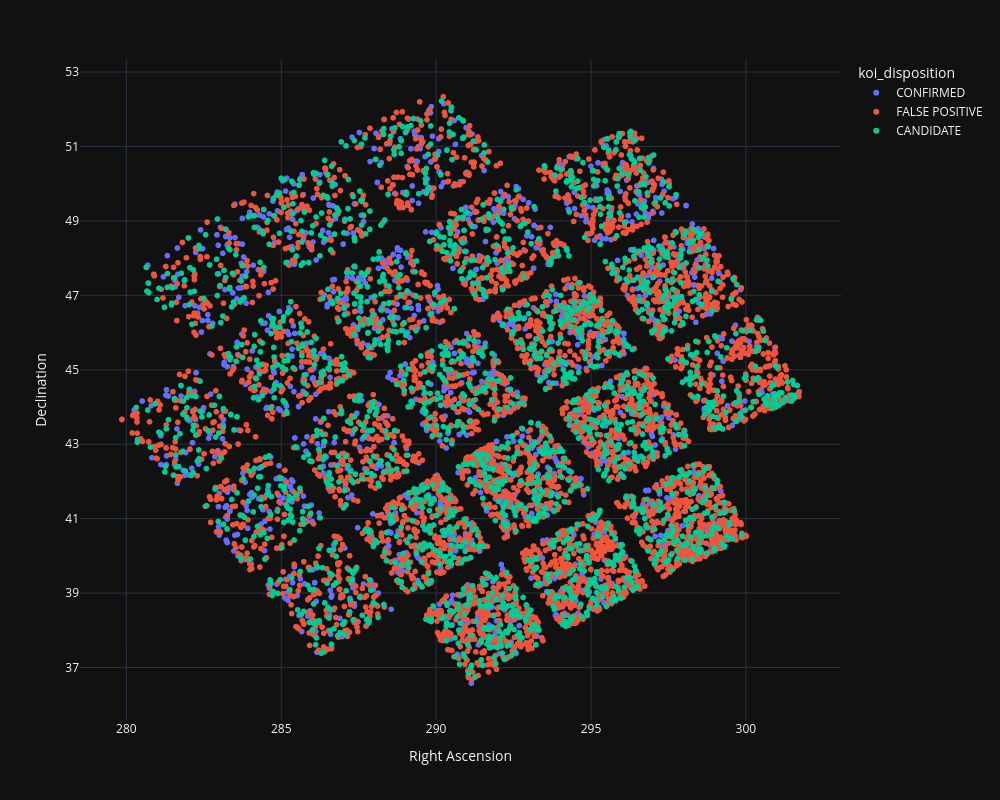

Notebook code cell kept with this figure:
### Code cell
FOV_plot = px.scatter(keplerRAW_df,
                  x="ra", 
                  y="dec", 
                  color = "koi_disposition",
                  labels={
                     "ra": "Right Ascension",
                     "dec": "Declination",
                  },
                  template="plotly_dark",
                  width=1000, height=800
                 )
FOV_plot.update_layout(
    yaxis = dict(
        tickmode = 'linear',
        tick0 = 35,
        dtick = 2
    )
)
#FOV_plot.add_trace(go.Scatter(y=[None], mode='markers',
#                         marker=dict(symbol='circle', color='blue'),

#                         ))
#FOV_plot.add_trace(go.Scatter(y=[None], mode='markers',
#                         marker=dict(symbol='circle', color='green'),

#                         ))

FOV_plot.show()

# ******Gabe suggestion - add density plots? to highlighting why each area may be more dense

### Figure 1 — Plotly figure (JSON) as saved in the notebook; plotly's stock layout.template omitted (floating-point values rounded to 4 significant figures; data arrays with more than 128 entries replaced by an {"elided": "..."} marker saying what was removed)
{"data": [{"hovertemplate": "koi_disposition=CONFIRMED<br>Right Ascension=%{x}<br>Declination=%{y}<extra></extra>", "legendgroup": "CONFIRMED", "marker": {"color": "#636efa", "symbol": "circle"}, "mode": "markers", "name": "CONFIRMED", "showlegend": true, "type": "scattergl", "x": {"elided": "2293 float values"}, "xaxis": "x", "y": {"elided": "2293 float values"}, "yaxis": "y"}, {"hovertemplate": "koi_disposition=FALSE POSITIVE<br>Right Ascension=%{x}<br>Declination=%{y}<extra></extra>", "legendgroup": "FALSE POSITIVE", "marker": {"color": "#EF553B", "symbol": "circle"}, "mode": "markers", "name": "FALSE POSITIVE", "showlegend": true, "type": "scattergl", "x": {"elided": "5023 float values"}, "xaxis": "x", "y": {"elided": "5023 float values"}, "yaxis": "y"}, {"hovertemplate": "koi_disposition=CANDIDATE<br>Right Ascension=%{x}<br>Declination=%{y}<extra></extra>", "legendgroup": "CANDIDATE", "marker": {"color": "#00cc96", "symbol": "circle"}, "mode": "markers", "name": "CANDIDATE", "showlegend": true, "type": "scattergl", "x": {"elided": "2248 float values"}, "xaxis": "x", "y": {"elided": "2248 float values"}, "yaxis": "y"}], "layout": {"height": 800, "legend": {"title": {"text": "koi_disposition"}, "tracegroupgap": 0}, "margin": {"t": 60}, "width": 1000, "xaxis": {"anchor": "y", "domain": [0, 1], "title": {"text": "Right Ascension"}}, "yaxis": {"anchor": "x", "domain": [0, 1], "dtick": 2, "tick0": 35, "tickmode": "linear", "title": {"text": "Declination"}}}}
